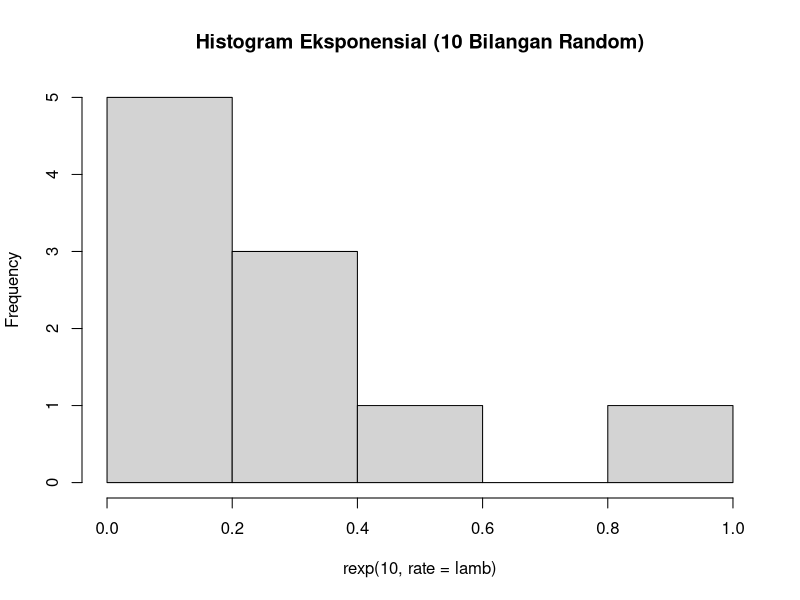
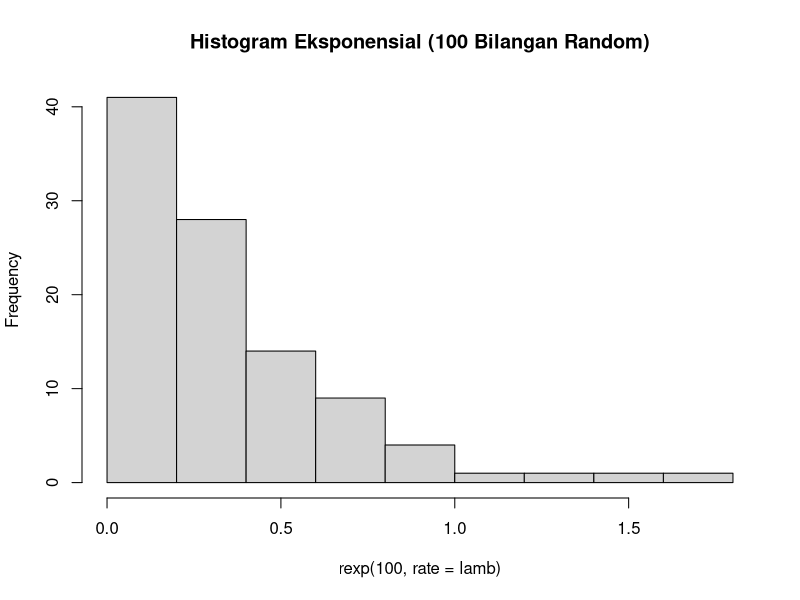
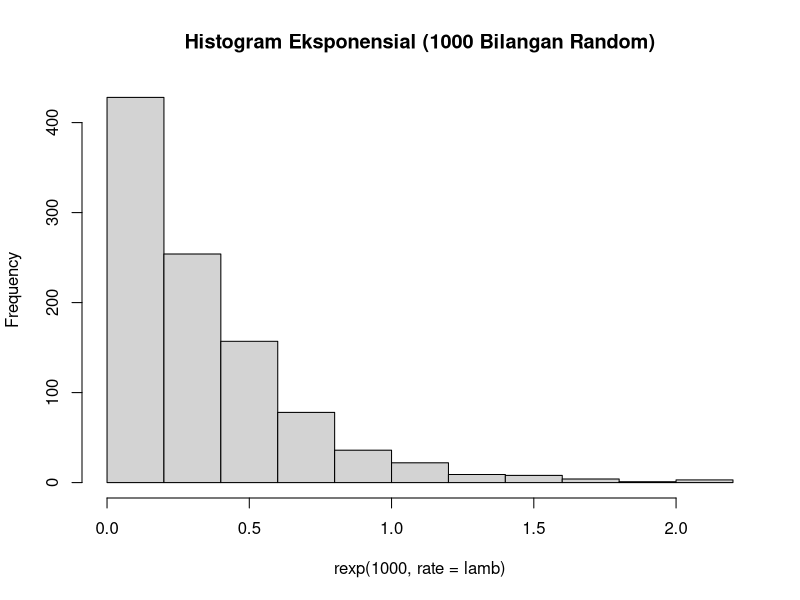
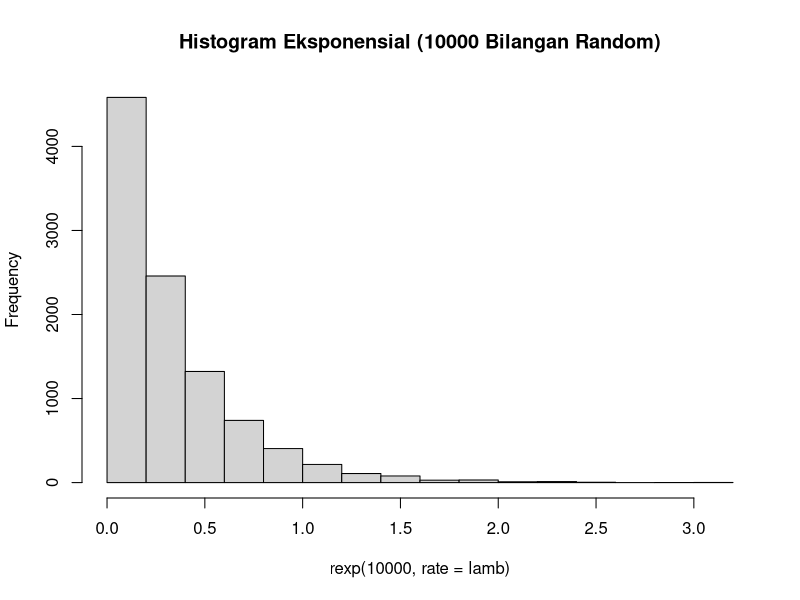

These figures' R source, in order:
set.seed(1)
lamb = 3

#A
probability = dexp(1, rate = lamb)
probability

#B
hist(rexp(10, rate = lamb), main = "Histogram Eksponensial (10 Bilangan Random)")
hist(rexp(100, rate = lamb), main = "Histogram Eksponensial (100 Bilangan Random)")
hist(rexp(1000, rate = lamb), main = "Histogram Eksponensial (1000 Bilangan Random)")
hist(rexp(10000, rate = lamb), main = "Histogram Eksponensial (10000 Bilangan Random)")

#C
n = 100
rataan = mean(rexp(n, rate = lamb))
varian = (sd(rexp(n, rate = lamb))) ^ 2
rataan
varian